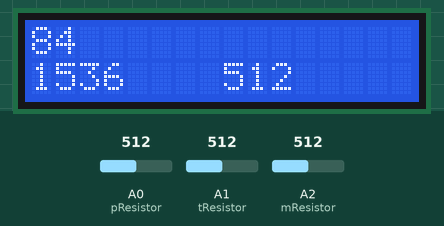
Recording of a sketch running on a simulated Arduino Uno, built with avr-gcc and run on an emulated ATmega328P. Parts: 16×2 character LCD. Inputs (shaded band) come from the test bench; at power-on: A0 (pResistor) = 512, A1 (tResistor) = 512, A2 (mResistor) = 512.

Above: at 1.2 s.
1.3 s: A0 (pResistor) set to 716
At 1.6 s:
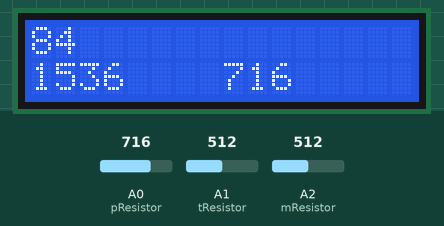
2.8 s: A1 (tResistor) set to 716
At 4.0 s:
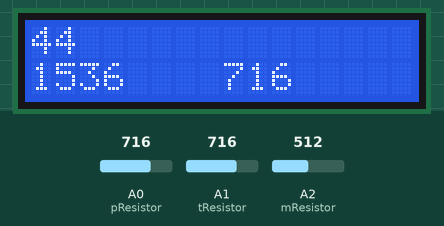
4.3 s: A2 (mResistor) set to 716
At 5.1 s:
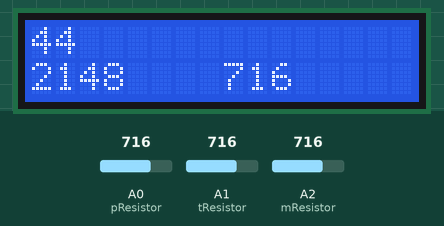
5.8 s: A0 (pResistor) set to 900
At 6.2 s:
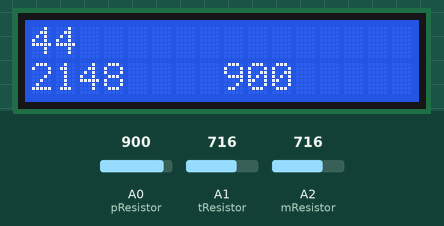
7.3 s: A1 (tResistor) set to 900
At 8.5 s:
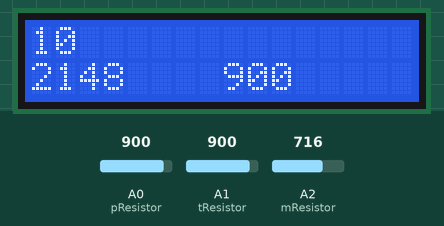
8.8 s: A2 (mResistor) set to 900
At 9.7 s:
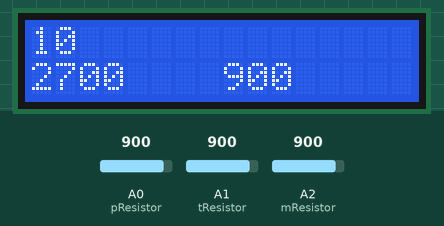
Timing chart, 0 to 11.3 s (numbered marks = the images above; inputs shaded):
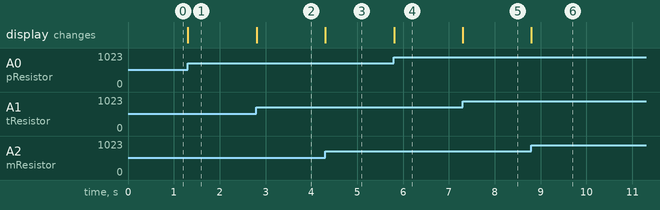

Measured:
- after the input at 1.3 s, the display: changes at once (image 1)
- after the input at 2.8 s, the display: changes at once (image 2)
- after the input at 4.3 s, the display: changes at once (image 3)
- after the input at 5.8 s, the display: changes at once (image 4)
- after the input at 7.3 s, the display: changes at once (image 5)
- after the input at 8.8 s, the display: changes at once (image 6)

The sketch:

AgriSensors.ino
```cpp
#include <math.h>
/*
double Thermistor(int RawADC) {
 int Temp;
 Temp = log(10000.0*((1024.0/RawADC-1)));
//         =log(10000.0/(1024.0/RawADC-1)) // for pull-up configuration
 Temp = 1 / (0.001129148 + (0.000234125 + (0.0000000876741 * Temp * Temp ))* Temp );
 Temp = Temp - 273.15;            // Convert Kelvin to Celcius
 Temp = (Temp * 9.0)/ 5.0 + 32.0; // Convert Celcius to Fahrenheit
 return Temp;
}
*/
const int pResistor = A0;
const double tResistor = A1;
const double mResistor = A2;
int light;
int temp;
int moisture;


//include the library code:
#include <LiquidCrystal.h>

// initialize the library with the numbers of the interface pins
LiquidCrystal lcd(12, 11, 5, 4, 3, 2);

void setup() {
  // set up the LCD's number of columns and rows:
  lcd.begin(16, 2);
  // Print a message to the LCD.
  //lcd.print("hello, world!");
//  pinmode(lcd, OUTPUT);
  pinMode(pResistor, INPUT);
  pinMode(tResistor, INPUT);
  pinMode(mResistor, INPUT);

}

void loop() {
  // set the cursor to column 0, line 1
  // (note: line 1 is the second row, since counting begins with 0):
  lcd.setCursor(0, 0);
  // print the number of seconds since reset:
  //lcd.print(millis() / 1000);
  light = analogRead(pResistor);
  temp = analogRead(tResistor);
  moisture = analogRead(mResistor);
  moisture = moisture*3;

  temp =log(10000.0/(1024.0/temp-1));
  temp = 1 / (0.001129148 + (0.000234125 + (0.0000000876741 * temp * temp ))* temp );
  temp = temp - 273.15;            // Convert Kelvin to Celcius
  temp = (temp * 9.0)/ 5.0 + 32.0; // Convert Celcius to Fahrenheit


  lcd.print(temp);
  lcd.setCursor(0,1);
  if (moisture > 10) {
      lcd.print(moisture);
  }
  else{
    lcd.print("0");
  }

  lcd.setCursor(8,1);
  lcd.print(light);

//start with Serial.begin(9600);
//use Serial.print(degreesC); and Serial.print(degreesF);
//also use lightLevel = map(lightLevel, 0, 1023, 0, 255);
//then lightLevel = constrain(lightLevel, 0, 255);
//maybe use push buttons to change display from Celsius to Fahrenheit and more


}
```
